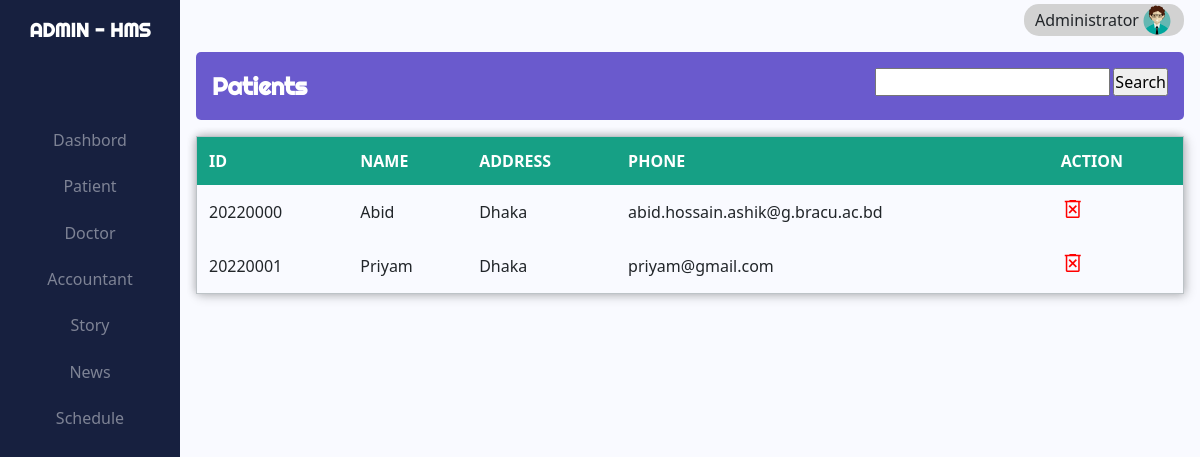
Page /hms/admin/admin_to_patient.php (signed in) on the committed database.
### tables this page shows
CREATE TABLE `patients` (
  `pat_id` int(6) NOT NULL,
  `pat_name` varchar(50) DEFAULT NULL,
  `pat_email` varchar(150) NOT NULL,
  `gander` varchar(6) DEFAULT NULL,
  `address` varchar(15) DEFAULT NULL,
  `pat_image` varchar(150) DEFAULT NULL,
  `pass` varchar(6) DEFAULT NULL
);

### hms/admin/admin_to_patient.php (the view, shortened to what this page needs)
<?php
    include '../utility/admin_template.php';
    if (!isset($_REQUEST["search"])) {
        $sql = "SELECT * FROM patients";
        $patient = mysqli_query($conn, $sql);
    }
    else {
        $value = $_REQUEST["search_val"];
        $sql = "SELECT * FROM patients WHERE pat_name LIKE '%$value%'";
        $patient = mysqli_query($conn, $sql);
    }
?>
<head>
    <link rel="stylesheet" href="../css/admin/admin_to_patient.css">
</head>
                <div class="top-bar">
                    <div class="top-bar-text">Patients</div>
                    <div class="search_bar">
                        <form action="" method="post">
                            <input type="search" name="search_val">
                            <input class="button" type="submit" value="Search" name="search">
                        </form>
                    </div>
                </div>
                <table>
                    <thead>
                        <tr id="header">
                        <th scope="col">ID</th>
                        <th scope="col">NAME</th>
                        <th scope="col">ADDRESS</th>
                        <th scope="col">PHONE</th>
                        <th scope="col">ACTION</th>
                        </tr>
                    </thead>
                    <tbody>
                        <?php while ($row = mysqli_fetch_array($patient, MYSQLI_ASSOC)) {
                            $id = $row["pat_id"];
                        ?>
                        <tr>
                        <td><?php echo $row["pat_id"] ?></td>
                        <td><?php echo $row["pat_name"] ?></td>
                        <td><?php echo $row["address"] ?></td>
                        <td><?php echo $row["pat_email"] ?></td>
                        <td class="action">
                        <a href="./action/delete_patient.php?user_id=<?php echo $id ?>" ><button class="button_delete" name="delete"><span class="material-symbols-outlined">delete_forever</span></button></a>
                        </td>
                        </tr>
                        <?php } ?>
                    </tbody>
                </table>
</body>
</html>

### hms/css/admin/admin.css (style rules this page uses)
* { margin: 0; padding: 0; box-sizing: border-box; }

### hms/css/admin/admin_to_patient.css (style rules this page uses)
.material-symbols-outlined { font-variation-settings: 'FILL' 0, 'wght' 400, 'GRAD' 0, 'opsz' 48 }
.top-bar { display: flex; justify-content: space-between; width: 100%; padding: 1rem; margin-top: 1rem; border-radius: 5px; background-color: slateblue; }
.top-bar-text { color: white; font-size: 1.5rem; font-weight: bold; font-family: 'Righteous', cursive; }
.search_bar > form { display: flex; justify-content: center; }
form > .button { margin-left: 0.2rem; }
button { background: none; border: none; }
.button_delete { color: red; }
table { margin-top: 1rem!important; border-collapse: collapse; border: 1px solid #bdc3c7; border-radius: 5px 5px 0 0; box-shadow: 2px 2px 12px rgba(0, 0, 0, 0.2), -1px -1px 8px rgba(0, 0, 0, 0.2); width: 100%; }
tr { transition: all .2s ease-in; }
th, td { padding: 12px; text-align: justify; }
#header { background-color: #16a085; color: #fff; }

### rows in the picture
patients: pat "20220000", pat_name "Abid", address "Dhaka", pat_email "abid.hossain.ashik@g.bracu.ac.bd"
patients: pat "20220001", pat_name "Priyam", address "Dhaka", pat_email "priyam@gmail.com"
